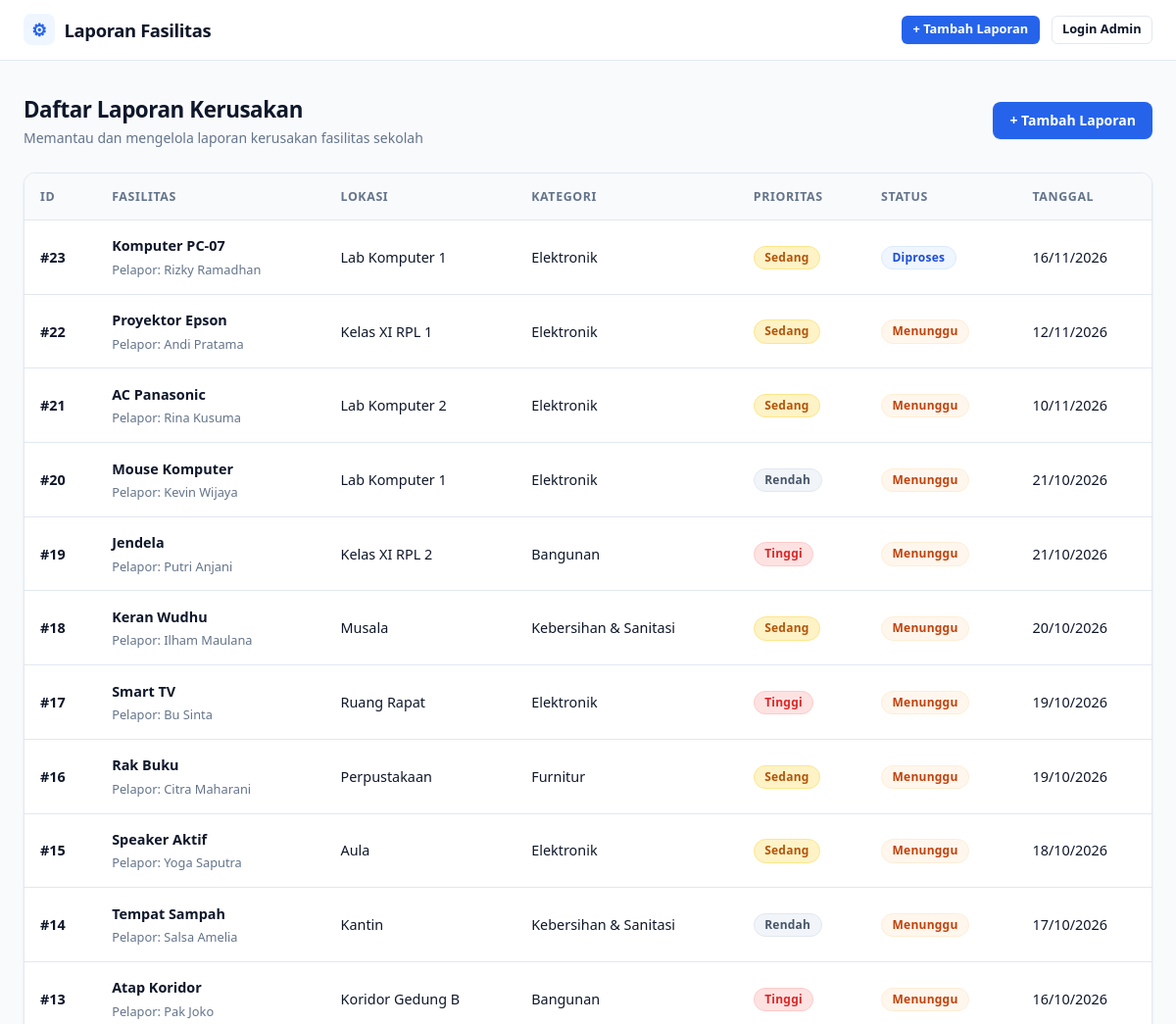
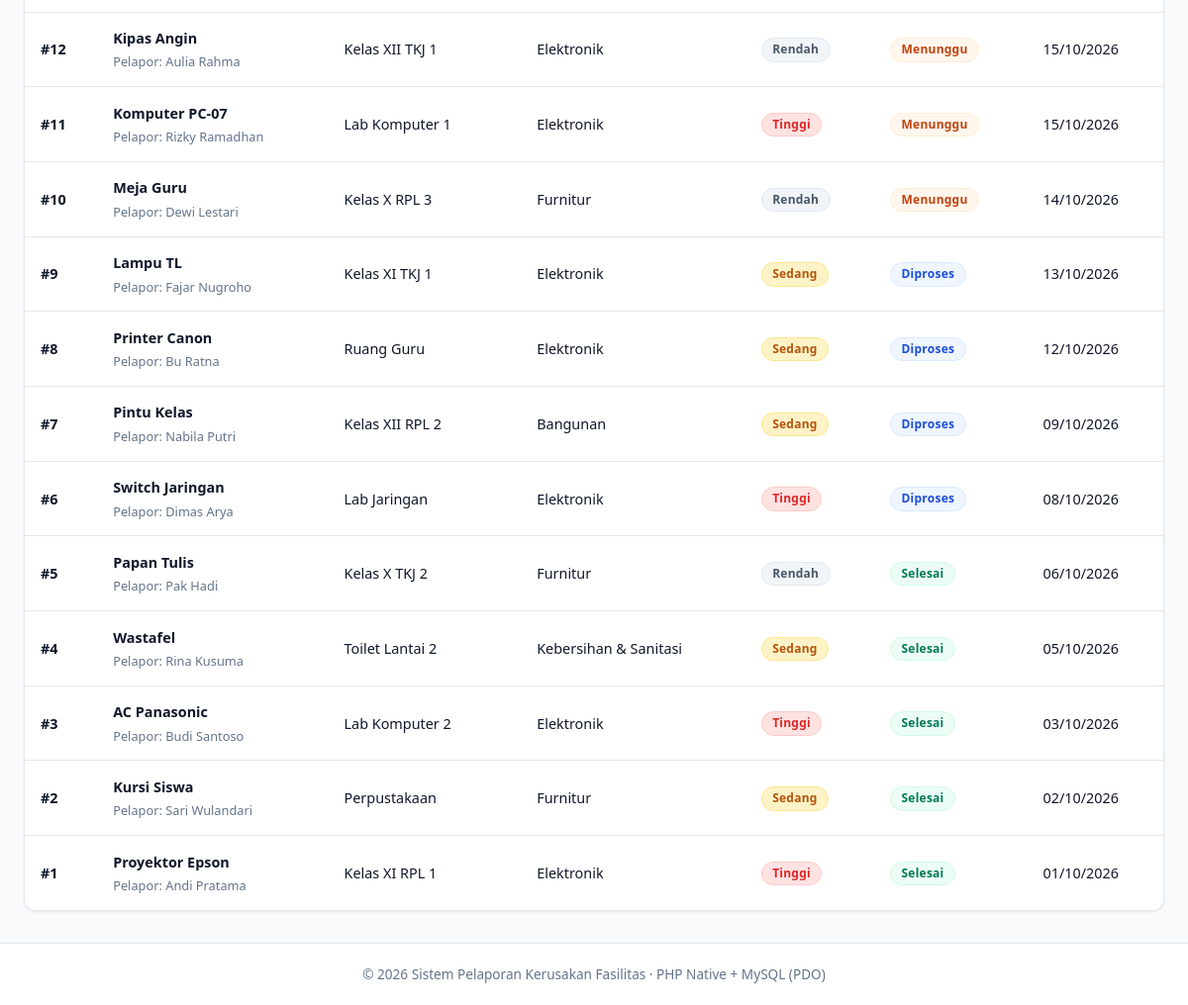
The page / on the database its author committed (2 pictures, top to bottom).
### tables this page shows
CREATE TABLE laporan_kerusakan (
    id_laporan      INT AUTO_INCREMENT PRIMARY KEY,
    nama_pelapor    VARCHAR(100) NOT NULL,
    id_fasilitas    INT NOT NULL,
    deskripsi       TEXT NOT NULL,
    prioritas       ENUM('Rendah', 'Sedang', 'Tinggi') NOT NULL DEFAULT 'Sedang',
    status          ENUM('Menunggu', 'Diproses', 'Selesai') NOT NULL DEFAULT 'Menunggu',
    tanggal_laporan DATETIME NOT NULL DEFAULT CURRENT_TIMESTAMP,
    FOREIGN KEY (id_fasilitas) REFERENCES fasilitas (id_fasilitas)
        ON UPDATE CASCADE ON DELETE RESTRICT
);

CREATE TABLE fasilitas (
    id_fasilitas   INT AUTO_INCREMENT PRIMARY KEY,
    nama_fasilitas VARCHAR(100) NOT NULL,
    lokasi         VARCHAR(100) NOT NULL,
    id_kategori    INT NOT NULL,
    UNIQUE (nama_fasilitas, lokasi),
    FOREIGN KEY (id_kategori) REFERENCES kategori_fasilitas (id_kategori)
        ON UPDATE CASCADE ON DELETE RESTRICT
);

CREATE TABLE kategori_fasilitas (
    id_kategori   INT AUTO_INCREMENT PRIMARY KEY,
    nama_kategori VARCHAR(50) NOT NULL UNIQUE
);

### includes/init.php (called while the page is built, shortened)
<?php
require_once __DIR__ . '/../config/koneksi.php';
require_once __DIR__ . '/../src/Laporan.php';
require_once __DIR__ . '/../src/Auth.php';
$laporan = new Laporan($db);
$auth    = new Auth($db);
if (!function_exists('escape')) {
    function escape($teks): string
    {
        return htmlspecialchars((string) $teks, ENT_QUOTES, 'UTF-8');
    }
}
if (!function_exists('isLoggedIn')) {
    function isLoggedIn(): bool
    {
        global $auth;
        return $auth->isLoggedIn();
    }
}

### src/Auth.php (called while the page is built, shortened)
<?php
class Auth
{
    public function isLoggedIn(): bool
    {
        return !empty($_SESSION['admin']['id_admin']);
    }
}

### src/Laporan.php (called while the page is built, shortened)
<?php
class Laporan
{
    private PDO $db;
    public function __construct(PDO $db)
    {
        $this->db = $db;
    }
    public function semua(): array
    {
        $sql = "SELECT l.id_laporan, l.nama_pelapor, l.prioritas, l.status, l.tanggal_laporan,
                       f.nama_fasilitas, f.lokasi,
                       k.nama_kategori
                FROM laporan_kerusakan AS l
                JOIN fasilitas AS f          ON f.id_fasilitas = l.id_fasilitas
                JOIN kategori_fasilitas AS k ON k.id_kategori  = f.id_kategori
                ORDER BY l.id_laporan DESC";
        return $this->db->query($sql)->fetchAll();
    }
}

### index.php (the view, shortened to what this page needs)
<?php
require __DIR__ . '/includes/init.php';
try {
    $daftar = $laporan->semua();
} catch (PDOException $e) {
    error_log($e->getMessage());
    $daftar = [];
    setPesan('gagal', 'Data gagal dimuat dari database.');
}
require __DIR__ . '/includes/header.php';
?>
<div class="page-head">
    <div>
        <h2 class="page-title">Daftar Laporan Kerusakan</h2>
        <p class="teks-muted">Memantau dan mengelola laporan kerusakan fasilitas sekolah</p>
    </div>
    <div>
        <a href="tambah.php" class="btn btn-primary">+ Tambah Laporan</a>
    </div>
</div>
<div class="tabel-container">
    <div class="tabel-gulung">
        <table>
            <thead>
                <tr>
                    <th>ID</th>
                    <th>Fasilitas</th>
                    <th>Lokasi</th>
                    <th>Kategori</th>
                    <th>Prioritas</th>
                    <th>Status</th>
                    <th>Tanggal</th>
                </tr>
            </thead>
            <tbody>
            <?php foreach ($daftar as $baris): ?>
                <?php
                    $prioritasClass = 'badge-prioritas-' . strtolower($baris['prioritas']);
                    $statusClass    = 'badge-status-' . strtolower($baris['status']);
                ?>
                <tr>
                    <td><strong>#<?= (int) $baris['id_laporan'] ?></strong></td>
                    <td>
                        <strong><?= escape($baris['nama_fasilitas']) ?></strong>
                        <small>Pelapor: <?= escape($baris['nama_pelapor']) ?></small>
                    </td>
                    <td><?= escape($baris['lokasi']) ?></td>
                    <td><?= escape($baris['nama_kategori']) ?></td>
                    <td>
                        <span class="badge <?= $prioritasClass ?>"><?= escape($baris['prioritas']) ?></span>
                    </td>
                    <td>
                        <?php if ($isAdmin): ?>
                            <form action="ubah-status.php" method="POST" class="form-status-inline">
                                <input type="hidden" name="id_laporan" value="<?= (int) $baris['id_laporan'] ?>">
                                <select name="status" aria-label="Status">
                                    <?php foreach (Laporan::STATUS as $s): ?>
                                        <option <?= $baris['status'] === $s ? 'selected' : '' ?>><?= escape($s) ?></option>
                                    <?php endforeach; ?>
                                </select>
                                <button type="submit" class="btn btn-sm btn-secondary">Ubah</button>
                            </form>
                        <?php else: ?>
                            <span class="badge <?= $statusClass ?>"><?= escape($baris['status']) ?></span>
                        <?php endif; ?>
                    </td>
                    <td><?= escape(date('d/m/Y', strtotime($baris['tanggal_laporan']))) ?></td>
                </tr>
            <?php endforeach; ?>
            </tbody>
        </table>
    </div>
</div>
<?php require __DIR__ . '/includes/footer.php'; ?>

### includes/header.php (shortened to what this page needs)
<?php
$isAdmin  = isLoggedIn();
$user     = $isAdmin ? $auth->user() : null;
?>
<!DOCTYPE html>
<html lang="id">
<head>
    <link rel="stylesheet" href="css/app.css">
</head>
<body>
<header class="site-header">
    <div class="header-inner">
        <a href="index.php" class="brand">
            <span class="brand-icon">&#9881;</span>
            <span class="brand-title">Laporan Fasilitas</span>
        </a>
        <nav class="header-nav">
            <a href="tambah.php" class="btn btn-primary btn-sm">+ Tambah Laporan</a>
            <?php if ($isAdmin): ?>
                <div class="user-info">
                    <span>Admin:</span>
                    <strong class="user-name"><?= escape($user['nama_lengkap'] ?? 'Administrator') ?></strong>
                </div>
                <a href="logout.php" class="btn btn-outline btn-sm">Logout</a>
            <?php else: ?>
                <a href="login.php" class="btn btn-outline btn-sm">Login Admin</a>
            <?php endif; ?>
        </nav>
    </div>
</header>
<main class="site-main">

### includes/footer.php
</main>
<footer class="site-footer">
    <p>&copy; <?= date('Y') ?> Sistem Pelaporan Kerusakan Fasilitas &middot; PHP Native + MySQL (PDO)</p>
</footer>
</body>
</html>

### rows shown on the page
laporan_kerusakan: id_laporan "23", id_fasilitas.nama_fasilitas "Komputer PC-07", nama_pelapor "Rizky Ramadhan", id_fasilitas.lokasi "Lab Komputer 1", kategori_fasilitas.nama_kategori "Elektronik", prioritas "Sedang", status "Diproses", tanggal_laporan "16/11/2026"
laporan_kerusakan: id_laporan "22", id_fasilitas.nama_fasilitas "Proyektor Epson", nama_pelapor "Andi Pratama", id_fasilitas.lokasi "Kelas XI RPL 1", kategori_fasilitas.nama_kategori "Elektronik", prioritas "Sedang", status "Menunggu", tanggal_laporan "12/11/2026"
laporan_kerusakan: id_laporan "21", id_fasilitas.nama_fasilitas "AC Panasonic", nama_pelapor "Rina Kusuma", id_fasilitas.lokasi "Lab Komputer 2", kategori_fasilitas.nama_kategori "Elektronik", prioritas "Sedang", status "Menunggu", tanggal_laporan "10/11/2026"
laporan_kerusakan: id_laporan "20", id_fasilitas.nama_fasilitas "Mouse Komputer", nama_pelapor "Kevin Wijaya", id_fasilitas.lokasi "Lab Komputer 1", kategori_fasilitas.nama_kategori "Elektronik", prioritas "Rendah", status "Menunggu", tanggal_laporan "21/10/2026"
laporan_kerusakan: id_laporan "19", id_fasilitas.nama_fasilitas "Jendela", nama_pelapor "Putri Anjani", id_fasilitas.lokasi "Kelas XI RPL 2", kategori_fasilitas.nama_kategori "Bangunan", prioritas "Tinggi", status "Menunggu", tanggal_laporan "21/10/2026"
laporan_kerusakan: id_laporan "18", id_fasilitas.nama_fasilitas "Keran Wudhu", nama_pelapor "Ilham Maulana", id_fasilitas.lokasi "Musala", kategori_fasilitas.nama_kategori "Kebersihan & Sanitasi", prioritas "Sedang", status "Menunggu", tanggal_laporan "20/10/2026"
laporan_kerusakan: id_laporan "17", id_fasilitas.nama_fasilitas "Smart TV", nama_pelapor "Bu Sinta", id_fasilitas.lokasi "Ruang Rapat", kategori_fasilitas.nama_kategori "Elektronik", prioritas "Tinggi", status "Menunggu", tanggal_laporan "19/10/2026"
laporan_kerusakan: id_laporan "16", id_fasilitas.nama_fasilitas "Rak Buku", nama_pelapor "Citra Maharani", id_fasilitas.lokasi "Perpustakaan", kategori_fasilitas.nama_kategori "Furnitur", prioritas "Sedang", status "Menunggu", tanggal_laporan "19/10/2026"
laporan_kerusakan: id_laporan "15", id_fasilitas.nama_fasilitas "Speaker Aktif", nama_pelapor "Yoga Saputra", id_fasilitas.lokasi "Aula", kategori_fasilitas.nama_kategori "Elektronik", prioritas "Sedang", status "Menunggu", tanggal_laporan "18/10/2026"
laporan_kerusakan: id_laporan "14", id_fasilitas.nama_fasilitas "Tempat Sampah", nama_pelapor "Salsa Amelia", id_fasilitas.lokasi "Kantin", kategori_fasilitas.nama_kategori "Kebersihan & Sanitasi", prioritas "Rendah", status "Menunggu", tanggal_laporan "17/10/2026"
laporan_kerusakan: id_laporan "13", id_fasilitas.nama_fasilitas "Atap Koridor", nama_pelapor "Pak Joko", id_fasilitas.lokasi "Koridor Gedung B", kategori_fasilitas.nama_kategori "Bangunan", prioritas "Tinggi", status "Menunggu", tanggal_laporan "16/10/2026"
laporan_kerusakan: id_laporan "12", id_fasilitas.nama_fasilitas "Kipas Angin", nama_pelapor "Aulia Rahma", id_fasilitas.lokasi "Kelas XII TKJ 1", kategori_fasilitas.nama_kategori "Elektronik", prioritas "Rendah", status "Menunggu", tanggal_laporan "15/10/2026"
laporan_kerusakan: id_laporan "11", id_fasilitas.nama_fasilitas "Komputer PC-07", nama_pelapor "Rizky Ramadhan", id_fasilitas.lokasi "Lab Komputer 1", kategori_fasilitas.nama_kategori "Elektronik", prioritas "Tinggi", status "Menunggu", tanggal_laporan "15/10/2026"
laporan_kerusakan: id_laporan "10", id_fasilitas.nama_fasilitas "Meja Guru", nama_pelapor "Dewi Lestari", id_fasilitas.lokasi "Kelas X RPL 3", kategori_fasilitas.nama_kategori "Furnitur", prioritas "Rendah", status "Menunggu", tanggal_laporan "14/10/2026"
laporan_kerusakan: id_laporan "9", id_fasilitas.nama_fasilitas "Lampu TL", nama_pelapor "Fajar Nugroho", id_fasilitas.lokasi "Kelas XI TKJ 1", kategori_fasilitas.nama_kategori "Elektronik", prioritas "Sedang", status "Diproses", tanggal_laporan "13/10/2026"
laporan_kerusakan: id_laporan "8", id_fasilitas.nama_fasilitas "Printer Canon", nama_pelapor "Bu Ratna", id_fasilitas.lokasi "Ruang Guru", kategori_fasilitas.nama_kategori "Elektronik", prioritas "Sedang", status "Diproses", tanggal_laporan "12/10/2026"
laporan_kerusakan: id_laporan "7", id_fasilitas.nama_fasilitas "Pintu Kelas", nama_pelapor "Nabila Putri", id_fasilitas.lokasi "Kelas XII RPL 2", kategori_fasilitas.nama_kategori "Bangunan", prioritas "Sedang", status "Diproses", tanggal_laporan "09/10/2026"
laporan_kerusakan: id_laporan "6", id_fasilitas.nama_fasilitas "Switch Jaringan", nama_pelapor "Dimas Arya", id_fasilitas.lokasi "Lab Jaringan", kategori_fasilitas.nama_kategori "Elektronik", prioritas "Tinggi", status "Diproses", tanggal_laporan "08/10/2026"
laporan_kerusakan: id_laporan "5", id_fasilitas.nama_fasilitas "Papan Tulis", nama_pelapor "Pak Hadi", id_fasilitas.lokasi "Kelas X TKJ 2", kategori_fasilitas.nama_kategori "Furnitur", prioritas "Rendah", status "Selesai", tanggal_laporan "06/10/2026"
laporan_kerusakan: id_laporan "4", id_fasilitas.nama_fasilitas "Wastafel", nama_pelapor "Rina Kusuma", id_fasilitas.lokasi "Toilet Lantai 2", kategori_fasilitas.nama_kategori "Kebersihan & Sanitasi", prioritas "Sedang", status "Selesai", tanggal_laporan "05/10/2026"
laporan_kerusakan: id_laporan "3", id_fasilitas.nama_fasilitas "AC Panasonic", nama_pelapor "Budi Santoso", id_fasilitas.lokasi "Lab Komputer 2", kategori_fasilitas.nama_kategori "Elektronik", prioritas "Tinggi", status "Selesai", tanggal_laporan "03/10/2026"
laporan_kerusakan: id_laporan "2", id_fasilitas.nama_fasilitas "Kursi Siswa", nama_pelapor "Sari Wulandari", id_fasilitas.lokasi "Perpustakaan", kategori_fasilitas.nama_kategori "Furnitur", prioritas "Sedang", status "Selesai", tanggal_laporan "02/10/2026"
laporan_kerusakan: id_laporan "1", id_fasilitas.nama_fasilitas "Proyektor Epson", nama_pelapor "Andi Pratama", id_fasilitas.lokasi "Kelas XI RPL 1", kategori_fasilitas.nama_kategori "Elektronik", prioritas "Tinggi", status "Selesai", tanggal_laporan "01/10/2026"
